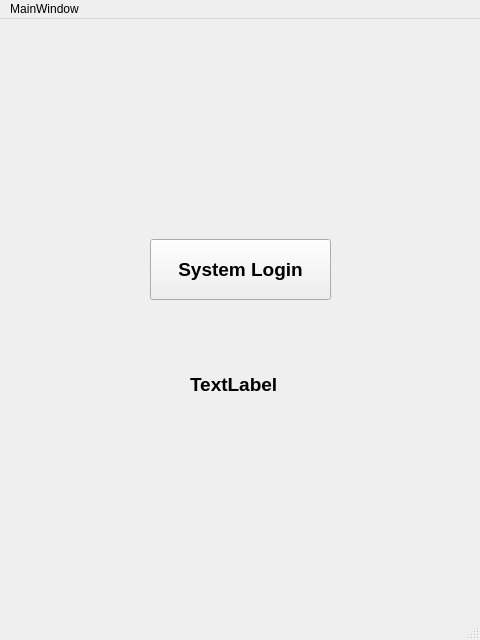
<?xml version="1.0" encoding="UTF-8"?>
<ui version="4.0">
 <class>MainWindow</class>
 <widget class="QMainWindow" name="MainWindow">
  <property name="geometry">
   <rect>
    <x>0</x>
    <y>0</y>
    <width>480</width>
    <height>640</height>
   </rect>
  </property>
  <property name="windowTitle">
   <string>MainWindow</string>
  </property>
  <widget class="QWidget" name="centralwidget">
   <widget class="QPushButton" name="pushButton_SystemLogin">
    <property name="geometry">
     <rect>
      <x>150</x>
      <y>220</y>
      <width>181</width>
      <height>61</height>
     </rect>
    </property>
    <property name="font">
     <font>
      <pointsize>14</pointsize>
      <weight>75</weight>
      <bold>true</bold>
     </font>
    </property>
    <property name="toolTip">
     <string>&lt;html&gt;&lt;head/&gt;&lt;body&gt;&lt;p&gt;&lt;span style=&quot; font-size:18pt; font-weight:600;&quot;&gt;System Login&lt;/span&gt;&lt;/p&gt;&lt;/body&gt;&lt;/html&gt;</string>
    </property>
    <property name="text">
     <string>System Login</string>
    </property>
    <property name="autoDefault">
     <bool>false</bool>
    </property>
   </widget>
   <widget class="QLabel" name="label">
    <property name="geometry">
     <rect>
      <x>190</x>
      <y>330</y>
      <width>131</width>
      <height>71</height>
     </rect>
    </property>
    <property name="font">
     <font>
      <pointsize>14</pointsize>
      <weight>75</weight>
      <bold>true</bold>
     </font>
    </property>
    <property name="text">
     <string>TextLabel</string>
    </property>
   </widget>
  </widget>
  <widget class="QMenuBar" name="menubar">
   <property name="geometry">
    <rect>
     <x>0</x>
     <y>0</y>
     <width>480</width>
     <height>26</height>
    </rect>
   </property>
   <widget class="QMenu" name="menuMainWindow">
    <property name="title">
     <string>MainWindow</string>
    </property>
   </widget>
   <addaction name="menuMainWindow"/>
  </widget>
  <widget class="QStatusBar" name="statusbar"/>
 </widget>
 <resources/>
 <connections/>
</ui>
